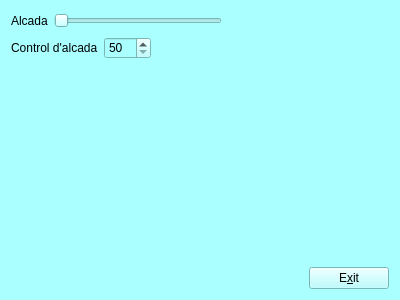
<?xml version="1.0" encoding="UTF-8"?>
<ui version="4.0">
 <class>MyForm</class>
 <widget class="QWidget" name="MyForm">
  <property name="geometry">
   <rect>
    <x>0</x>
    <y>0</y>
    <width>400</width>
    <height>300</height>
   </rect>
  </property>
  <property name="windowTitle">
   <string>El meu primer formulari Qt</string>
  </property>
  <property name="styleSheet">
   <string notr="true">background-color: rgb(170, 255, 255);</string>
  </property>
  <layout class="QVBoxLayout" name="verticalLayout_2">
   <item>
    <layout class="QHBoxLayout" name="horizontalLayout">
     <item>
      <widget class="QLabel" name="label">
       <property name="text">
        <string>Alcada</string>
       </property>
      </widget>
     </item>
     <item>
      <widget class="QSlider" name="horizontalSlider">
       <property name="maximumSize">
        <size>
         <width>250</width>
         <height>16777215</height>
        </size>
       </property>
       <property name="minimum">
        <number>50</number>
       </property>
       <property name="maximum">
        <number>220</number>
       </property>
       <property name="singleStep">
        <number>1</number>
       </property>
       <property name="orientation">
        <enum>Qt::Horizontal</enum>
       </property>
      </widget>
     </item>
     <item>
      <spacer name="horizontalSpacer_3">
       <property name="orientation">
        <enum>Qt::Horizontal</enum>
       </property>
       <property name="sizeHint" stdset="0">
        <size>
         <width>40</width>
         <height>20</height>
        </size>
       </property>
      </spacer>
     </item>
    </layout>
   </item>
   <item>
    <layout class="QHBoxLayout" name="horizontalLayout_2">
     <item>
      <widget class="QLabel" name="label_2">
       <property name="text">
        <string>Control d'alcada</string>
       </property>
      </widget>
     </item>
     <item>
      <widget class="QSpinBox" name="spinBox">
       <property name="sizePolicy">
        <sizepolicy hsizetype="Fixed" vsizetype="Fixed">
         <horstretch>0</horstretch>
         <verstretch>0</verstretch>
        </sizepolicy>
       </property>
       <property name="minimum">
        <number>50</number>
       </property>
       <property name="maximum">
        <number>220</number>
       </property>
      </widget>
     </item>
     <item>
      <spacer name="horizontalSpacer_2">
       <property name="orientation">
        <enum>Qt::Horizontal</enum>
       </property>
       <property name="sizeHint" stdset="0">
        <size>
         <width>40</width>
         <height>20</height>
        </size>
       </property>
      </spacer>
     </item>
    </layout>
   </item>
   <item>
    <layout class="QVBoxLayout" name="verticalLayout">
     <item>
      <spacer name="verticalSpacer">
       <property name="orientation">
        <enum>Qt::Vertical</enum>
       </property>
       <property name="sizeHint" stdset="0">
        <size>
         <width>20</width>
         <height>48</height>
        </size>
       </property>
      </spacer>
     </item>
     <item>
      <layout class="QHBoxLayout" name="horizontalLayout_3">
       <item>
        <spacer name="horizontalSpacer">
         <property name="orientation">
          <enum>Qt::Horizontal</enum>
         </property>
         <property name="sizeHint" stdset="0">
          <size>
           <width>58</width>
           <height>20</height>
          </size>
         </property>
        </spacer>
       </item>
       <item>
        <widget class="QPushButton" name="pushButton">
         <property name="text">
          <string>E&amp;xit</string>
         </property>
        </widget>
       </item>
      </layout>
     </item>
    </layout>
   </item>
  </layout>
 </widget>
 <resources/>
 <connections>
  <connection>
   <sender>horizontalSlider</sender>
   <signal>valueChanged(int)</signal>
   <receiver>spinBox</receiver>
   <slot>setValue(int)</slot>
   <hints>
    <hint type="sourcelabel">
     <x>133</x>
     <y>38</y>
    </hint>
    <hint type="destinationlabel">
     <x>154</x>
     <y>73</y>
    </hint>
   </hints>
  </connection>
  <connection>
   <sender>spinBox</sender>
   <signal>valueChanged(int)</signal>
   <receiver>horizontalSlider</receiver>
   <slot>setValue(int)</slot>
   <hints>
    <hint type="sourcelabel">
     <x>162</x>
     <y>76</y>
    </hint>
    <hint type="destinationlabel">
     <x>202</x>
     <y>36</y>
    </hint>
   </hints>
  </connection>
  <connection>
   <sender>pushButton</sender>
   <signal>clicked()</signal>
   <receiver>MyForm</receiver>
   <slot>close()</slot>
   <hints>
    <hint type="sourcelabel">
     <x>334</x>
     <y>269</y>
    </hint>
    <hint type="destinationlabel">
     <x>334</x>
     <y>244</y>
    </hint>
   </hints>
  </connection>
 </connections>
</ui>
